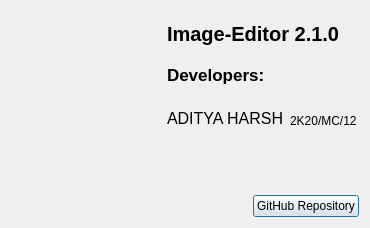
<?xml version="1.0" encoding="UTF-8"?>
<ui version="4.0">
 <class>AboutDialog</class>
 <widget class="QDialog" name="AboutDialog">
  <property name="geometry">
   <rect>
    <x>0</x>
    <y>0</y>
    <width>370</width>
    <height>228</height>
   </rect>
  </property>
  <property name="windowTitle">
   <string>About</string>
  </property>
  <layout class="QVBoxLayout" name="verticalLayout_2">
   <item>
    <layout class="QHBoxLayout" name="horizontalLayout_4">
     <item>
      <widget class="QLabel" name="label_5">
       <property name="minimumSize">
        <size>
         <width>150</width>
         <height>150</height>
        </size>
       </property>
       <property name="maximumSize">
        <size>
         <width>150</width>
         <height>150</height>
        </size>
       </property>
       <property name="text">
        <string/>
       </property>
       <property name="pixmap">
        <pixmap resource="Resources.qrc">:/Icon/icon.png</pixmap>
       </property>
       <property name="scaledContents">
        <bool>true</bool>
       </property>
      </widget>
     </item>
     <item>
      <layout class="QVBoxLayout" name="verticalLayout">
       <item>
        <widget class="QLabel" name="label">
         <property name="maximumSize">
          <size>
           <width>16777215</width>
           <height>25</height>
          </size>
         </property>
         <property name="font">
          <font>
           <pointsize>15</pointsize>
           <weight>75</weight>
           <bold>true</bold>
          </font>
         </property>
         <property name="text">
          <string>Image-Editor 2.1.0</string>
         </property>
         <property name="textFormat">
          <enum>Qt::AutoText</enum>
         </property>
         <property name="scaledContents">
          <bool>false</bool>
         </property>
        </widget>
       </item>
       <item>
        <widget class="QLabel" name="label_2">
         <property name="maximumSize">
          <size>
           <width>16777215</width>
           <height>25</height>
          </size>
         </property>
         <property name="font">
          <font>
           <pointsize>13</pointsize>
           <weight>75</weight>
           <bold>true</bold>
          </font>
         </property>
         <property name="text">
          <string>Developers:</string>
         </property>
        </widget>
       </item>
       <item>
        <layout class="QHBoxLayout" name="horizontalLayout_3">
         <item>
          <widget class="QLabel" name="label_3">
           <property name="maximumSize">
            <size>
             <width>16777215</width>
             <height>25</height>
            </size>
           </property>
           <property name="font">
            <font>
             <pointsize>12</pointsize>
             <weight>50</weight>
             <italic>false</italic>
             <bold>false</bold>
             <underline>false</underline>
             <stylestrategy>PreferDefault</stylestrategy>
             <kerning>true</kerning>
            </font>
           </property>
           <property name="text">
            <string>ADITYA HARSH</string>
           </property>
           <property name="alignment">
            <set>Qt::AlignBottom|Qt::AlignLeading|Qt::AlignLeft</set>
           </property>
          </widget>
         </item>
         <item>
          <widget class="QLabel" name="label_6">
           <property name="maximumSize">
            <size>
             <width>16777215</width>
             <height>25</height>
            </size>
           </property>
           <property name="text">
            <string>2K20/MC/12</string>
           </property>
           <property name="alignment">
            <set>Qt::AlignBottom|Qt::AlignLeading|Qt::AlignLeft</set>
           </property>
          </widget>
         </item>
         <item>
          <spacer name="horizontalSpacer_2">
           <property name="orientation">
            <enum>Qt::Horizontal</enum>
           </property>
           <property name="sizeHint" stdset="0">
            <size>
             <width>40</width>
             <height>20</height>
            </size>
           </property>
          </spacer>
         </item>
        </layout>
       </item>
       <item>
        <layout class="QHBoxLayout" name="horizontalLayout_2">
         <property name="spacing">
          <number>6</number>
         </property>
         <item>
          <spacer name="horizontalSpacer_3">
           <property name="orientation">
            <enum>Qt::Horizontal</enum>
           </property>
           <property name="sizeHint" stdset="0">
            <size>
             <width>40</width>
             <height>20</height>
            </size>
           </property>
          </spacer>
         </item>
        </layout>
       </item>
      </layout>
     </item>
    </layout>
   </item>
   <item>
    <spacer name="verticalSpacer">
     <property name="orientation">
      <enum>Qt::Vertical</enum>
     </property>
     <property name="sizeHint" stdset="0">
      <size>
       <width>17</width>
       <height>0</height>
      </size>
     </property>
    </spacer>
   </item>
   <item>
    <layout class="QHBoxLayout" name="horizontalLayout">
     <item>
      <spacer name="horizontalSpacer">
       <property name="orientation">
        <enum>Qt::Horizontal</enum>
       </property>
       <property name="sizeHint" stdset="0">
        <size>
         <width>40</width>
         <height>20</height>
        </size>
       </property>
      </spacer>
     </item>
     <item>
      <widget class="QPushButton" name="pushButton">
       <property name="text">
        <string>GitHub Repository</string>
       </property>
      </widget>
     </item>
    </layout>
   </item>
  </layout>
 </widget>
 <resources>
  <include location="Resources.qrc"/>
 </resources>
 <connections/>
</ui>
